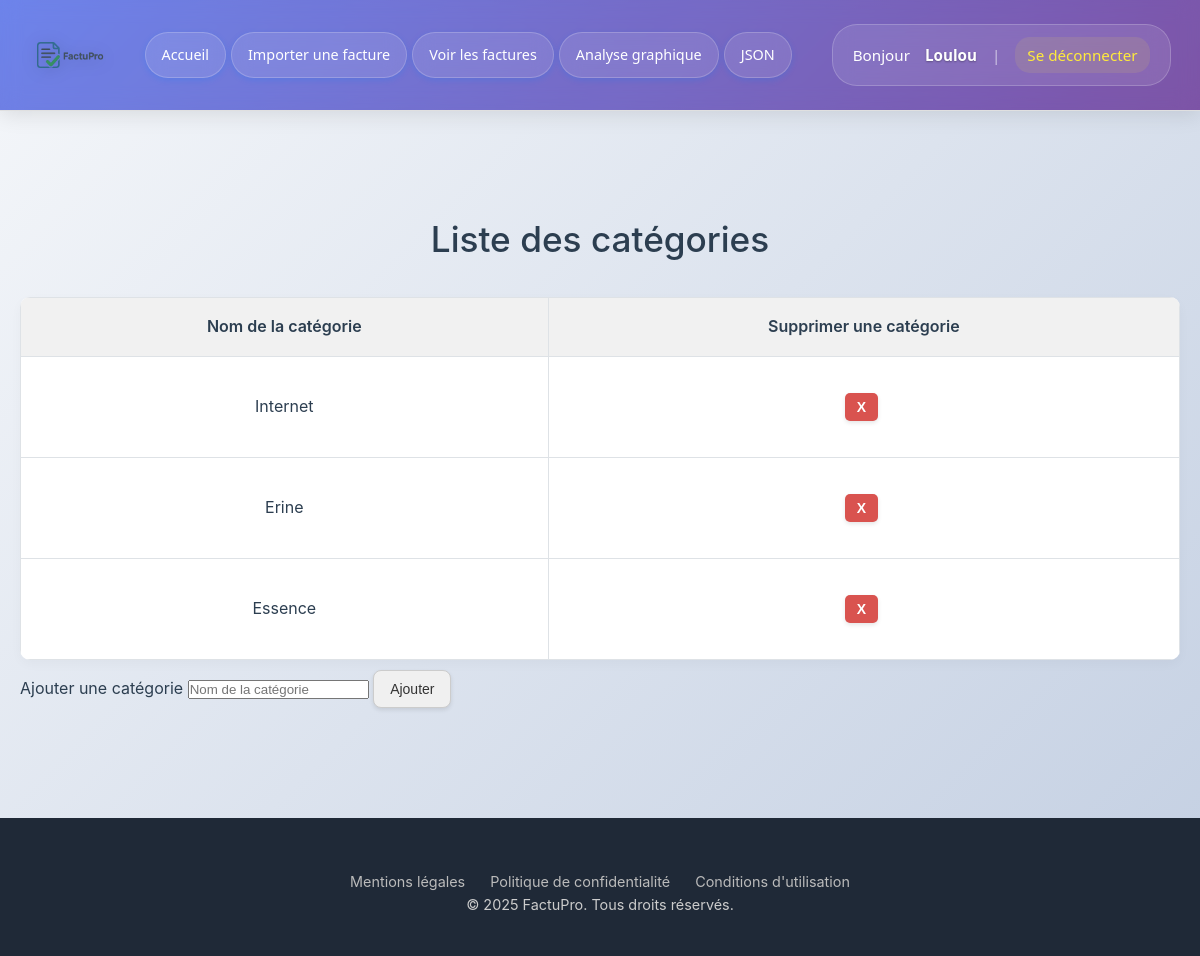
/categorisation (signed in), run on an earlier commit of the app's database.
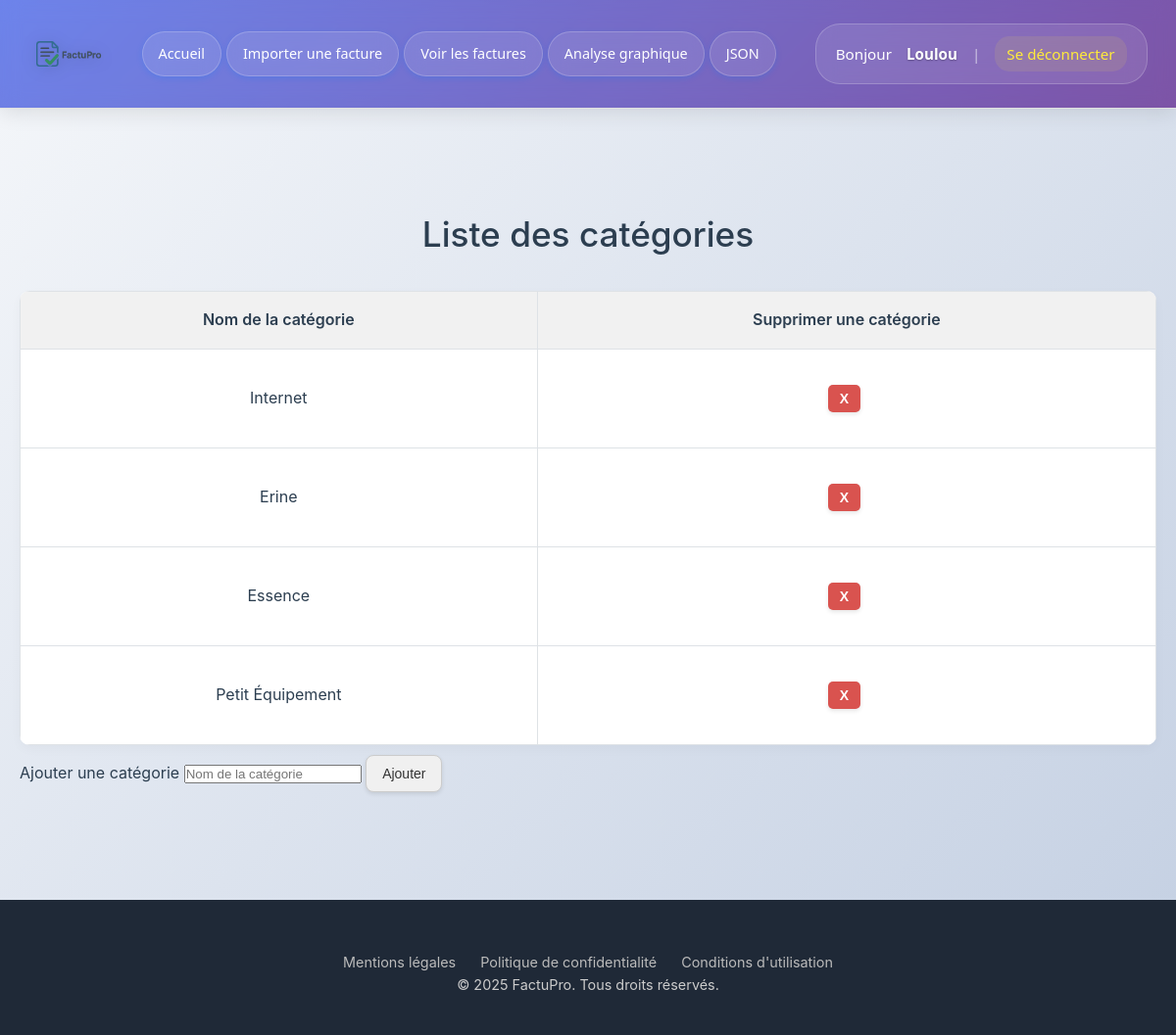
And on a later commit of the database.
### tables this page shows
CREATE TABLE categorisation (id INTEGER PRIMARY KEY AUTOINCREMENT, nom_categories TEXT NOT NULL, utilisateur_id INTEGER);

### app.py (the view)
@app.route('/categorisation')
def afficher_categorisation():
    conn = sqlite3.connect('factures.db')
    conn.row_factory = sqlite3.Row
    c = conn.cursor()
    c.execute('SELECT * FROM categorisation WHERE utilisateur_id = ?', (session['utilisateur_id'],))
    categorisation = c.fetchall()
    conn.close()
    return render_template('categorisation.html', categorisation=categorisation)

### app.py (called while the page is built)
@app.before_request
def verifier_connexion():
    if request.endpoint in ['upload', 'afficher_factures', 'analyse'] and 'utilisateur_id' not in session:
        return redirect(url_for('login'))

@app.context_processor
def injecter_pseudo():
    return {"pseudo": session.get("pseudo")}

### templates/categorisation.html (shortened to what this page needs)
<!DOCTYPE html>
<html lang="fr">
  <head>
    <link rel="stylesheet" href="{{ url_for('static', filename='style.css') }}">
  </head>
  <body>
    {% include 'header.html' %}
    <div class="container">
      <h1>Liste des catégories</h1>
      <table id="table-categories">
        <thead>
            <tr>
                <th>Nom de la catégorie</th>
                <th>Supprimer une catégorie</th>
            </tr>
        </thead>
        <tbody>
          {% for c in categorisation %}
            <tr>
              <td>{{ c['nom_categories'] }}</td>
              <td>
                <form method="POST" action="/supprimer_categorie/{{ c['id'] }}"onsubmit="return confirm('Confirmer la suppression ?');">
                  <button type="submit" class="danger">X</button>
                </form>
              </td>
            </tr>
          {% endfor %}
        </tbody>
      </table>
 <tr>
    <th>Ajouter une catégorie</th>
</tr>
      <tbody>
  <tr>
    <td>
    <form method="POST" action="/ajouter_categorie">
       <input type="text" name="enregistrement_categorie" placeholder="Nom de la catégorie" required>
          <button type="submit">Ajouter</button>
      </form>
    </td>
  </tr>
</tbody>
    </div>
    {% include 'footer.html' %}
  </body>
</html>

### templates/header.html (shortened to what this page needs)
<!DOCTYPE html>
<html lang="fr">
<head>
</head>
<body>
    <header class="header">
        <div class="header-content">
            <div class="left-section">
                <div class="logo">
                    <img src="/static/logo.png" alt="Logo">
                </div>
                <nav class="nav-links">
                    <a href="/">Accueil</a>
                    <a href="/upload">Importer une facture</a>
                    <a href="/factures">Voir les factures</a>
                    <a href="/analyse">Analyse graphique</a>
                    <a href="/factures/json/page">JSON</a>
                </nav>
            </div>
            <div class="user-info">
                Bonjour <strong>{{ pseudo }}</strong>
                <span class="separator">|</span>
                <a href="/logout" class="logout-link">Se déconnecter</a>
            </div>
        </div>
    </header>
</body>
</html>

### templates/footer.html
<footer class="footer">
    <div class="links">
        <a href="#">Mentions légales</a>
        <a href="#">Politique de confidentialité</a>
        <a href="#">Conditions d'utilisation</a>
    </div>
        <p>&copy; 2025 FactuPro. Tous droits réservés.</p>
</footer>

### static/style.css (style rules this page uses)
body { font-family: 'Segoe UI', sans-serif; background-color: #ff0000; color: #000000; margin: 0; padding: 0; }
h1 { text-align: center; margin-top: 40px; font-weight: 500; }
.container { max-width: 900px; margin: 0 auto; padding: 20px; }
a.button, button { display: inline-block; padding: 10px 20px; background-color: #007BFF; color: white; text-decoration: none; border-radius: 6px; border: none; margin: 10px 5px; cursor: pointer; }
form { text-align: center; margin-bottom: 20px; }
table { width: 100%; border-collapse: collapse; margin-top: 20px; background-color: white; border-radius: 8px; overflow: hidden; }
th, td { padding: 12px; border: 1px solid #dee2e6; text-align: center; }
th { background-color: #f1f1f1; font-weight: 500; }
button, a.button { transition: background-color 0.2s ease; }
.header { background-color: #ffffff; border-bottom: 1px solid #e0e0e0; padding: 20px 40px; display: flex; align-items: center; justify-content: space-between; box-shadow: 0 2px 6px rgba(0, 0, 0, 0.05); }
.logo img { height: 60px; }
.user-info { text-align: right; padding: 15px 25px; font-size: 0.95em; }
.logo img { height: 50px; }
.container { max-width: 1200px; margin: 0 auto; padding: 40px 20px; }
h1 { text-align: center; font-size: 2.2em; margin-bottom: 30px; }
.footer { background-color: #1f2937; color: #ccc; padding: 40px 20px; text-align: center; font-size: 0.9em; margin-top: 60px; }
table { width: 100%; border-collapse: collapse; background-color: #fff; border-radius: 10px; box-shadow: 0 4px 12px rgba(0, 0, 0, 0.03); overflow: hidden; }
th, td { padding: 16px; border: 1px solid #dee2e6; text-align: center; }
th { background-color: #f1f1f1; font-weight: 600; }
form { display: inline; }
.button, .danger { display: inline-block; padding: 10px 20px; margin-top: 20px; background-color: #007BFF; color: white; text-decoration: none; border: none; border-radius: 6px; font-weight: 600; cursor: pointer; }
.danger { background-color: #dc3545; }
body { font-family: 'Inter', sans-serif; background: linear-gradient(to bottom right, #f9fcff, #edf3f9); margin: 0; padding: 0; color: #1f2d3d; }
.header { background-color: #fff; border-bottom: 1px solid #dee2e6; padding: 20px 40px; display: flex; align-items: center; justify-content: space-between; }
.header .logo { display: flex; align-items: center; }
.container { max-width: 1240px; margin: 0 auto; padding: 60px 20px 30px; }
.footer .links { margin-top: 12px; display: flex; justify-content: center; gap: 25px; flex-wrap: wrap; }
.footer a { color: #bbb; text-decoration: none; }
.header { display: flex; align-items: center; justify-content: space-between; padding: 12px 24px; background-color: #ffffff; border-bottom: 1px solid #e0e0e0; box-shadow: 0 2px 4px rgba(0, 0, 0, 0.04); font-family: 'Segoe UI', sans-serif; }
.logo img { height: 36px; }
.nav-links { display: flex; gap: 12px; }
.nav-links a { display: inline-block; padding: 8px 16px; background-color: #007BFF; color: white; border-radius: 8px; text-decoration: none; font-weight: 500; font-size: 14px; transition: background-color 0.3s ease; box-shadow: 0 2px 6px rgba(0, 123, 255, 0.2); white-space: nowrap; }
.user-info { font-size: 14px; color: #333; display: flex; align-items: center; gap: 8px; }
.user-info a { color: #007BFF; text-decoration: none; font-weight: 500; }
* { margin: 0; padding: 0; box-sizing: border-box; }
body { font-family: -apple-system, BlinkMacSystemFont, 'Segoe UI', Roboto, Oxygen, Ubuntu, Cantarell, sans-serif; line-height: 1.6; color: #2c3e50; background: linear-gradient(135deg, #f5f7fa 0%, #c3cfe2 100%); min-height: 100vh; }
button, input[type="checkbox"] + label { background-color: #f0f0f0; color: #333; padding: 10px 16px; border: 1px solid #ccc; border-radius: 8px; font-size: 14px; font-weight: 500; cursor: pointer; transition: all 0.2s ease; box-shadow: 0 2px 4px rgba(0,0,0,0.1); margin: 10px 5px 20px 0; }
button.danger { background-color: #d9534f; color: white; border: none; }
.danger { background: #dc3545; color: #fff; border: none; border-radius: 5px; padding: 6px 12px; cursor: pointer; transition: background 0.3s; }

What changed in the data, as far as the page shows it:
added categorisation: nom_categories "Petit Équipement"
